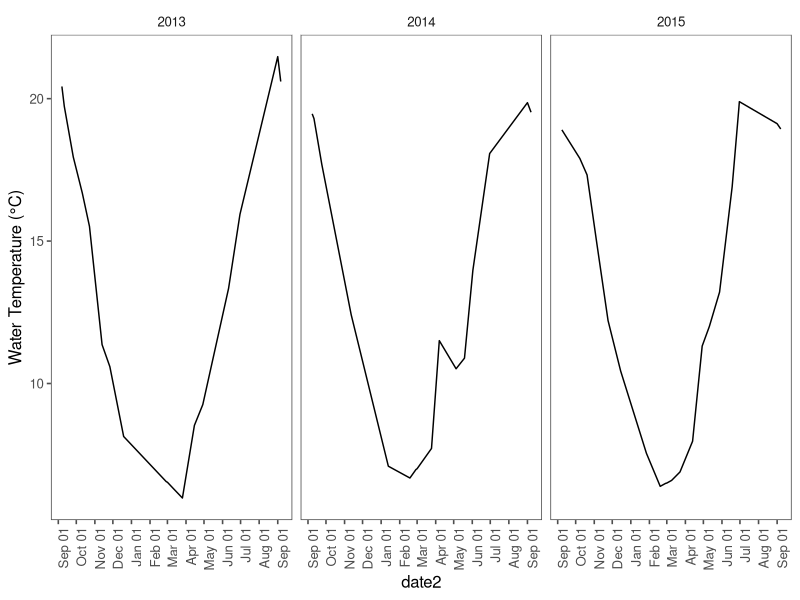

This figure's R source: (Note: this script raises an error after producing the figure.)
#### CLEAR THE ENVIRONMENT FIRST ---------------------------------------------

rm(list = ls(all.names = TRUE))


#### LOAD PACKAGES -----------------------------------------------------------

library(tidyverse)
library(ggplot2)
library(data.table)
library(ggthemes)
library(readxl)
library(gridExtra)
library(grid)
library(cowplot)


#### LOAD TEMPERATURE DATA -----------------------------------------------------------------------

temp.1 <- read_excel("data/lake-geneva/lake-geneva-temperature-sonde-interpolated.xlsx", sheet = "2013")
temp.2 <- read_excel("data/lake-geneva/lake-geneva-temperature-sonde-interpolated.xlsx", sheet = "2014")
temp.3 <- read_excel("data/lake-geneva/lake-geneva-temperature-sonde-interpolated.xlsx", sheet = "2015")

temp.all <- bind_rows(temp.1, temp.2, temp.3) %>% 
  filter(depth.m == 4) %>% 
  mutate(yday = yday(date),
         date2 = as.Date(ifelse(yday > 250, paste0("2019-", month, "-", day), paste0("2020-", month, "-", day)), format = "%Y-%m-%d"))
rm(temp.1, temp.2, temp.3)

## Calculate a 5-day center moving average to smooth temperature curve
## Smoothing prevents issues below trying to find the start and stop from large daily temp deviations
temp.all.ma <- temp.all %>% group_by(year) %>% 
  mutate(temp.ma_c = frollmean(temp.c, n = 5, align = "center")) %>% 
  filter(!is.na(temp.ma_c))

## 
ggplot(temp.all, aes(x = date2, y = temp.c)) + 
  geom_line() + theme_few() + 
  ylab('Water Temperature (°C)') + 
  scale_x_date(date_breaks = "1 month", date_labels =  "%b %d") + 
  theme(axis.text.x = element_text(angle = 90, hjust = 1))  + 
  facet_wrap(~year)

model.locations <- read_excel("data/model-population-parameters.xlsx", sheet = "bio-parameters") %>% 
  filter(population == "geneva")


#### CALCULATE MEAN SPAWNING DATE ----------------------------------------------------------------

## Calculate the start date of spawning period
spawn.start.date <- temp.all.ma %>% 
  group_by(year) %>% 
  filter(temp.ma_c <= model.locations$start.spawn.temp_c) %>% 
  arrange(date) %>% 
  slice(1) %>% select(year, spawn.start.date = date)

## Calculate the end date of spawning period
spawn.end.date <- temp.all.ma %>% 
  group_by(year) %>% 
  filter(temp.ma_c <= model.locations$end.spawn.temp_c) %>% 
  arrange(date) %>% 
  slice(1) %>% 
  select(year, spawn.end.date = date) %>% 
  ## subtract one day to correct for temp less than (spawning ends day of temp threshold)
  mutate(spawn.end.date = as.Date(spawn.end.date)-1)

## Combine start and end dates; Filter to each day in spawning period
spawn.period.temp <- temp.all.ma %>% 
  left_join(spawn.start.date) %>% 
  left_join(spawn.end.date) %>% 
  mutate(spawn.length_days = as.Date(spawn.end.date) - as.Date(spawn.start.date),
         spawn.end.date = as.Date(ifelse(spawn.length_days > 30, as.Date(spawn.start.date)+30, spawn.end.date), origin = "1970-01-01"),
         spawn.length_days = as.Date(spawn.end.date) - as.Date(spawn.start.date)) %>%
  group_by(year) %>% 
  filter(date >= spawn.start.date, date <= spawn.end.date)

mu.spawn <- spawn.period.temp %>% 
  group_by(year) %>% 
  summarize(mu.spawn.date = mean(date)) %>% 
  mutate(mu.spawn.yday = yday(mu.spawn.date))


#### CALCULATE MEAN HATCHING DATE ----------------------------------------------------------------

mu.hatch <- read_excel("data/lake-geneva/lake-geneva-hatching.xlsx", sheet = "lake-geneva-hatching") %>%
  group_by(year) %>% 
  summarize(mu.hatch.date = as.Date(weighted.mean(date, abundance), format = "%Y-%m-%d")) %>% 
  mutate(mu.hatch.yday = yday(mu.hatch.date)) %>% 
  summarize(mu.hatch = as.integer(mean(mu.hatch.yday))) %>% pull()


## Filter temp profiles by start and end dates, calculate daily degree-days

if(mu.spawn > 0 & mu.spawn < 30) {
  temp.inc <- temp.all %>% group_by(year) %>% filter(yday >= mu.spawn, yday < 240)
} else {
  temp.spawn <- temp.all %>% group_by(year) %>% filter(yday >= mu.spawn)
  temp.hatch <- temp.all %>% group_by(year) %>% filter(yday <= mu.hatch)
  temp.inc <- bind_rows(temp.spawn, temp.hatch) 
}

## Find ADD at hatch
#temp.ADD <- temp.inc %>% group_by(year) %>% 
#  mutate(ADD = cumsum(temp.c)) %>% 
#  filter(ADD == max(ADD)) %>% 
#  select(date, year, temp.c, ADD)



#### EUROPEAN WHITEFISH MODELS -------------------------------------------------------------------

## Polynomial: y = a + bx + cx^2
## Semilog: log10(y) = log10(a) + log10(b)x + log10(c)x^2
## Antilog: 10^(log(y))

## Eckmann 1987 (uses natural log)
model.EC <- read_excel("data/model-structural-parameters.xlsx", sheet = "coefs") %>% 
  filter(lake == "Lake Constance", morph == "littoral", source == "Eckmann (1987)")

## Take antilog from daily semilog output, accumulate across days
model.EC.perc <- temp.all %>%
  group_by(year) %>% 
  filter(date >= as.Date(mu.spawn, origin = paste0(year, "-01-01"))) %>% 
  mutate(perc.day = (10^(model.EC$a + model.EC$b * temp.c + model.EC$c * temp.c^2))*100,
         perc.cum = cumsum(perc.day),) %>% 
  filter(perc.cum <= 100) %>%
  mutate(ADD = cumsum(temp.c))

model.EC.perc.max <- model.EC.perc %>% group_by(year) %>% 
  filter(perc.cum == max(perc.cum)) %>% 
  select(date, year, temp.c, ADD) %>% 
  mutate(model = "EC")


## Stewart et al. 2021
model.geneva <- read_excel("data/model-structural-parameters.xlsx", sheet = "coefs") %>% 
  filter(lake == "Lake Geneva")

## Take antilog from daily semilog output, accumulate across days
model.geneva.perc <- temp.all %>%
  group_by(year) %>% 
  filter(date >= as.Date(mu.spawn, origin = paste0(year, "-01-01"))) %>% 
  mutate(perc.day = (10^(model.geneva$a + model.geneva$b * temp.c))*100,
         perc.cum = cumsum(perc.day),) %>% 
  filter(perc.cum <= 100) %>%
  mutate(ADD = cumsum(temp.c))

model.geneva.perc.max <- model.geneva.perc %>% group_by(year) %>% 
  filter(perc.cum == max(perc.cum)) %>% 
  select(date, year, temp.c, ADD) %>% 
  mutate(model = "TLB")


#### COMBINE ALL MODEL HATCHING ESTIMATES --------------------------------------------------------

model.hatching.all <- bind_rows(model.EC.perc.max, model.geneva.perc.max) %>% 
  mutate(model = factor(model, ordered = TRUE, levels = c("TLB", "EC")),
         yday = yday(date))


#### VISUALIZATIONS ------------------------------------------------------------------------------

ggplot(temp.all, aes(x = date, y = temp.c)) + 
  geom_line(size = 0.8) +
  geom_vline(data = data.frame(year = unique(temp.all$year), 
                               date = temp.inc %>% group_by(year) %>% slice(1) %>% pull(date)),
             aes(xintercept = date), color = "gray25", linetype = "dashed", show.legend = FALSE) +
  geom_point(data = model.hatching.all, aes(x = as.POSIXct(date), y = temp.c, fill = model, shape = model), size = 3) +
  scale_shape_manual("", values = c(22, 23),
                     labels = c("Unpublished Thonon Data  ", "Eckmann, 1987")) +
  scale_fill_manual("", values = c("cornflowerblue", "forestgreen"),
                    labels = c("Unpublished Thonon Data  ", "Eckmann, 1987")) +
  scale_x_datetime(date_breaks = "1 month", date_labels =  "%b %d") + 
  labs(y = "Water Temperature (°C)") + 
  theme_few() + 
  theme(axis.text.x = element_text(angle = 45, hjust = 1),
        axis.text = element_text(size = 12),
        axis.title.y = element_text(size = 15),
        axis.title.x = element_blank(),
        legend.position = "top", 
        legend.text = element_text(size = 15),
        strip.text = element_text(size = 12),
        panel.spacing = unit(1, "lines")) + 
  facet_wrap(~year, scales = "free_x")

ggsave("figures/lake-geneva/lake-geneva-model-comparison-temp.png", height = 5.5, width = 9.5, dpi = 300)


plot.add <- ggplot(model.hatching.all, aes(x = factor(year), y = ADD, group = model)) +
  geom_point(aes(fill = model, shape = model), size = 3) + 
  scale_shape_manual("", values = c(22, 23),
                     labels = c("Unpublished Thonon Data  ", "Eckmann, 1987")) +
  scale_fill_manual("", values = c("cornflowerblue", "forestgreen"),
                    labels = c("Unpublished Thonon Data  ", "Eckmann, 1987")) +
  labs(y = "Degree-days") +
  theme_few() + 
  theme(axis.text.x = element_text(angle = 45, hjust = 1),
        axis.text = element_text(size = 12),
        axis.title.y = element_text(size = 15),
        axis.title.x = element_blank(),
        legend.position = "top", 
        legend.text = element_text(size = 15),
        strip.text = element_text(size = 12),
        panel.spacing = unit(1, "lines"))

plot.date <- ggplot(model.hatching.all, aes(x = factor(year), y = yday, group = model)) +
  geom_point(aes(fill = model, shape = model), size = 3) + 
  scale_shape_manual("", values = c(22, 23),
                     labels = c("Unpublished Thonon Data  ", "Eckmann, 1987")) +
  scale_fill_manual("", values = c("cornflowerblue", "forestgreen"),
                    labels = c("Unpublished Thonon Data  ", "Eckmann, 1987")) +
  labs(y = "Julian Date") +
  theme_few() + 
  theme(axis.text.x = element_text(angle = 45, hjust = 1),
        axis.text = element_text(size = 12),
        axis.title.y = element_text(size = 15),
        axis.title.x = element_blank(),
        legend.position = "top", 
        legend.text = element_text(size = 15),
        strip.text = element_text(size = 12),
        panel.spacing = unit(1, "lines"))

## Combine all figures
plot.all <- grid.arrange(
  arrangeGrob(get_legend(plot.add),
              nrow = 1,
              ncol = 1),
  arrangeGrob(
    arrangeGrob(plot.add + theme(legend.position = "none", axis.title.x = element_blank()),
                nrow = 1),
    arrangeGrob(plot.date + theme(legend.position = "none", axis.title.x = element_blank()), 
                nrow = 1),
    ncol = 2,
    widths = c(1, 1)
  ),
  heights = c(0.05, 1.0)
)

ggsave("figures/lake-geneva/lake-geneva-model-comparison-point.png", plot = plot.all, width = 8, height = 5, dpi = 300)
